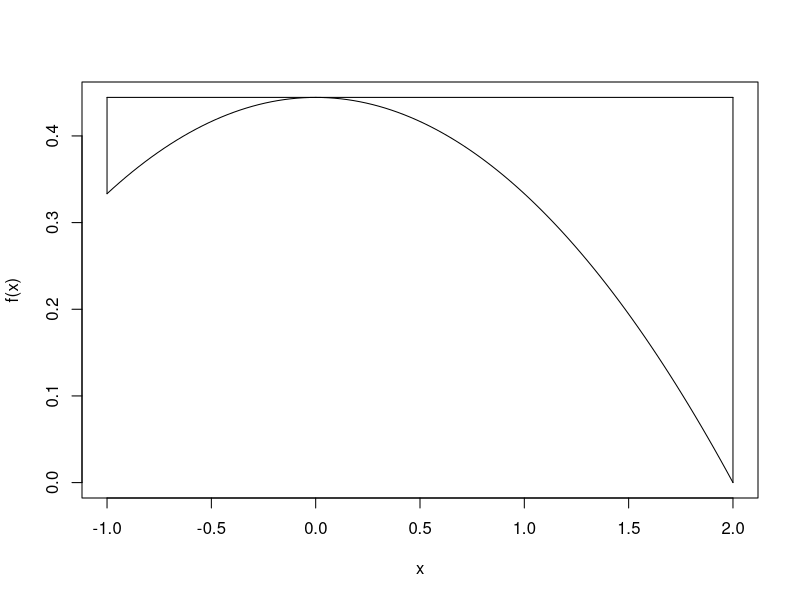
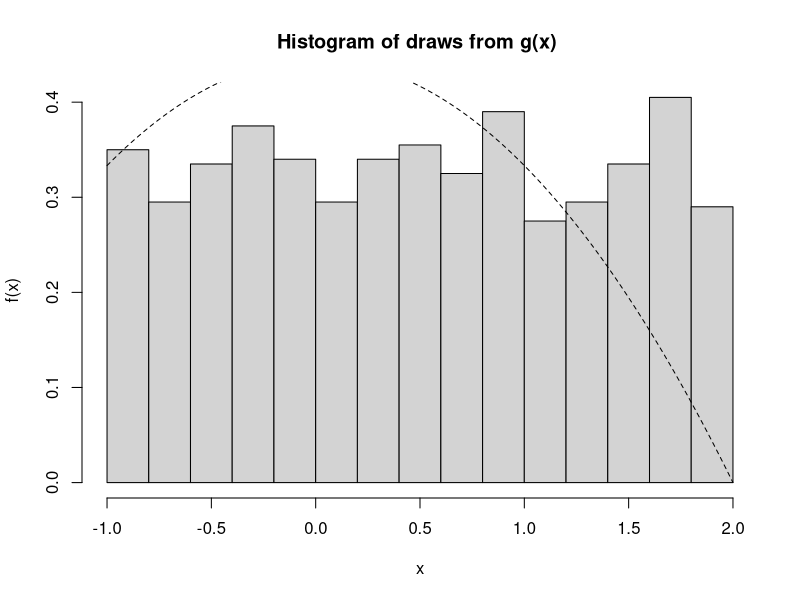
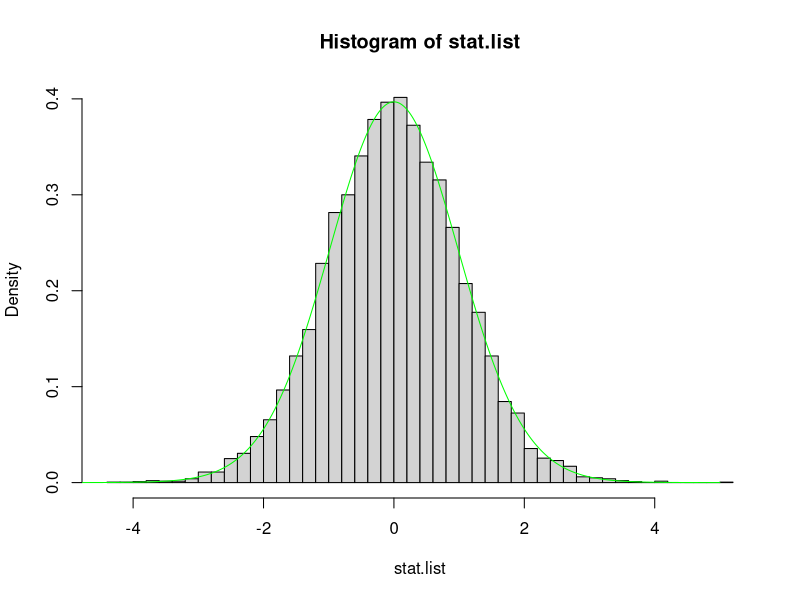

Generate these figures, in order, with R:
## ---- chunk 1

#1) function
f<-  function(x){
  return(ifelse((-1<=x | 2>=x),(1/9)*(4-x^2),0))
}

x <- seq(-1, 2, length = 100)
f.max=max(f(x))
f.max
plot(x, f(x), type="l", ylab="f(x)")

#envelope
e <- function(x) {
  return(ifelse((-1 > x | x > 2), Inf, f.max))
}
lines(c(-1, -1), c(f(-1), e(-1)), lty = 1)
lines(c(2, 2), c(0, e(2)), lty = 1)
lines(x, e(x), lty = 1)

#accept-reject algorithm 
alp=0
n.samps <- 1000   # number of samples desired> 
n       <- 0                     # counter for number samples accepted> 
samps   <- numeric(n.samps) # initialize the vector of output> 
while (n < n.samps) 
  {
   y <- runif(1,-1,2)    #random draw from g   
   u <- runif(1) 
   if (u < f(y)/e(y))
     alp=alp+1
     {n <- n + 1     
     samps[n] <- y  } #simulated data
}
alp
#histogram
hist(samps, prob = T, ylab = "f(x)", xlab = "x", main = "Histogram of draws from g(x) ")

lines(x, f(x), lty = 2)

## ---- chunk 2
grocery <- read.table("grocery.txt", header = TRUE, as.is = TRUE)
head(grocery)
n<-nrow(grocery)
a=ncol(grocery)

X <- cbind(rep(1,52), grocery$X1, grocery$X2, grocery$X3)
beta_hat <- solve((t(X) %*% X)) %*% t(X) %*% grocery$Y
round(t(beta_hat), 2)

lm0 <- lm(Y ~ X1 + X2 + X3, data = grocery)
lm0

## ---- chunk 3
mse<- mean(lm0$residuals^2)
mse
#summary(lm0)

## ---- chunk 4
summary(lm0)
## ---- chunk 5
R<- 10000
stat.list<-rep(NA,R)
beta.list<-rep(NA,R)
for (i in 1:R){
  y.sim<- 4200-0*grocery$X1+15*grocery$X2+620*grocery$X3 + rnorm(52, mean=0, sd = sqrt(20500))
  model.sim<-lm(y.sim~grocery$X1+grocery$X2+grocery$X3)
  stat.list[i]<-summary(model.sim)[[4]][2,3]
  
}
#stat.list
head(stat.list)


## ---- chunk 6
hist(stat.list, probability = TRUE, breaks = 40)
t.list2<-seq(-5,5,by=.01)
lines(t.list2, dt(t.list2, 48), col = "green")


quantile(stat.list, .9) #simulated quantile
qt(.9, 48) #true quantile

quantile(stat.list, .95) #simulated quantile
qt(.95, 48) #true quantile

quantile(stat.list, .99) #simulated quantile
qt(.99, 48) #true quantile
